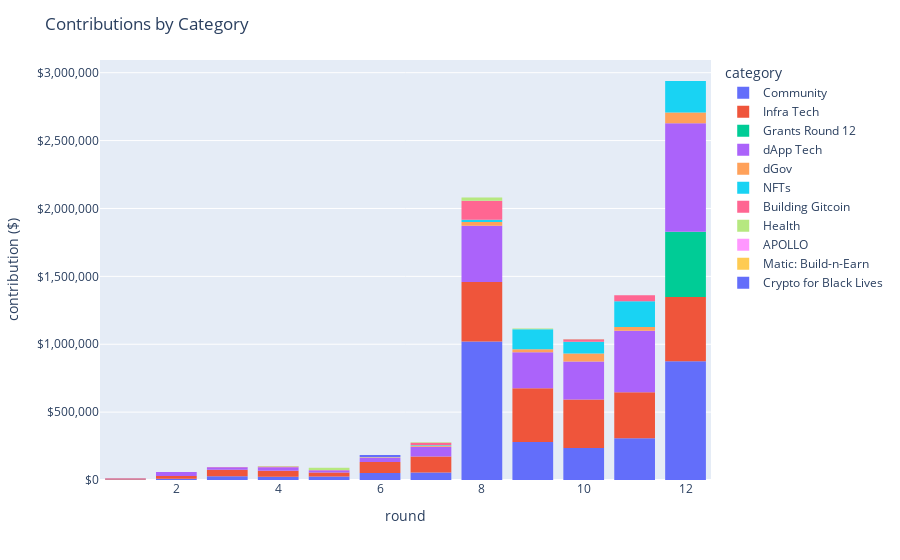

The notebook cell saved with this chart:
### Code cell
fig = px.histogram(
    df,
    x='round_number',
    y='crowdfund_amount_contributions_usd',
    color='category'
)

fig.update_layout({
    'title': 'Contributions by Category',
    'xaxis_title': 'round',
    'yaxis_title': 'contribution ($)',
    'bargap': 0.2,
    'yaxis_tickprefix': '$',
    'yaxis_tickformat': ',.0f',
    'yaxis_rangemode': 'tozero'
})

fig.show()

### Figure 1 — Plotly figure (JSON) as saved in the notebook; plotly's stock layout.template omitted (floating-point values rounded to 4 significant figures; data arrays with more than 128 entries replaced by an {"elided": "..."} marker saying what was removed)
{"data": [{"alignmentgroup": "True", "bingroup": "x", "histfunc": "sum", "hovertemplate": "category=Community<br>round_number=%{x}<br>sum of crowdfund_amount_contributions_usd=%{y}<extra></extra>", "legendgroup": "Community", "marker": {"color": "#636efa", "pattern": {"shape": ""}}, "name": "Community", "offsetgroup": "Community", "orientation": "v", "showlegend": true, "type": "histogram", "x": {"elided": "2139 int values"}, "xaxis": "x", "y": {"elided": "2139 float values"}, "yaxis": "y"}, {"alignmentgroup": "True", "bingroup": "x", "histfunc": "sum", "hovertemplate": "category=Infra Tech<br>round_number=%{x}<br>sum of crowdfund_amount_contributions_usd=%{y}<extra></extra>", "legendgroup": "Infra Tech", "marker": {"color": "#EF553B", "pattern": {"shape": ""}}, "name": "Infra Tech", "offsetgroup": "Infra Tech", "orientation": "v", "showlegend": true, "type": "histogram", "x": {"elided": "938 int values"}, "xaxis": "x", "y": {"elided": "938 float values"}, "yaxis": "y"}, {"alignmentgroup": "True", "bingroup": "x", "histfunc": "sum", "hovertemplate": "category=Grants Round 12<br>round_number=%{x}<br>sum of crowdfund_amount_contributions_usd=%{y}<extra></extra>", "legendgroup": "Grants Round 12", "marker": {"color": "#00cc96", "pattern": {"shape": ""}}, "name": "Grants Round 12", "offsetgroup": "Grants Round 12", "orientation": "v", "showlegend": true, "type": "histogram", "x": [12, 12, 12, 12, 12, 12, 12, 12, 12, 12, 12, 12, 12, 12, 12, 12, 12, 12, 12, 12, 12, 12, 12, 12, 12, 12, 12, 12, 12, 12, 12, 12, 12, 12, 12, 12, 12, 12, 12, 12, 12, 12, 12, 12, 12, 12, 12, 12, 12, 12, 12, 12, 12, 12, 12, 12, 12, 12, 12, 12, 12, 12, 12, 12, 12, 12, 12, 12, 12, 12, 12, 12, 12, 12, 12, 12, 12, 12, 12, 12, 12, 12, 12, 12, 12, 12, 12, 12, 12, 12, 12, 12, 12, 12], "xaxis": "x", "y": [7815.0, 59140.0, 33100.0, 166100.0, 5540.0, 4030, 20390.0, 2210.0, 16100.0, 14760.0, 18790.0, 1939.0, 2019.0, 2222.0, 51290.0, 1867.0, 4917.0, 4593.0, 3598.0, 5311.0, 3739.0, 4974.0, 3027.0, 3048.0, 17550.0, 930.7, 1235.0, 1572.0, 1207.0, 224.6, 206.6, 242.7, 1286.0, 1133.0, 1214.0, 335.3, 675.6, 332.6, 593.2, 1720.0, 103.5, 365.6, 125.2, 416.8, 409.0, 390.9, 256.6, 384.5, 19.81, 338.3, 279.8, 637.5, 160.5, 1351.0, 1009.0, 192.7, 225.6, 7.02, 255.9, 283.9, 205.5, 122.3, 8.25, 64.13, 631.3, 52.51, 123.0, 84.72, 172.4, 51.46, 19.09, 88.9, 20.35, 38.42, 23.38, 39.28, 23.2, 22.41, 24.71, 30.06, 13.33, 33.69, 86.31, 5.48, 4.5, 2.06, 2.14, 0, 1, 0, 0, 0, 19.35, 0], "yaxis": "y"}, {"alignmentgroup": "True", "bingroup": "x", "histfunc": "sum", "hovertemplate": "category=dApp Tech<br>round_number=%{x}<br>sum of crowdfund_amount_contributions_usd=%{y}<extra></extra>", "legendgroup": "dApp Tech", "marker": {"color": "#ab63fa", "pattern": {"shape": ""}}, "name": "dApp Tech", "offsetgroup": "dApp Tech", "orientation": "v", "showlegend": true, "type": "histogram", "x": {"elided": "2128 int values"}, "xaxis": "x", "y": {"elided": "2128 float values"}, "yaxis": "y"}, {"alignmentgroup": "True", "bingroup": "x", "histfunc": "sum", "hovertemplate": "category=dGov<br>round_number=%{x}<br>sum of crowdfund_amount_contributions_usd=%{y}<extra></extra>", "legendgroup": "dGov", "marker": {"color": "#FFA15A", "pattern": {"shape": ""}}, "name": "dGov", "offsetgroup": "dGov", "orientation": "v", "showlegend": true, "type": "histogram", "x": [12, 12, 12, 12, 12, 12, 12, 12, 12, 12, 12, 12, 12, 12, 12, 12, 12, 12, 12, 12, 12, 12, 12, 12, 12, 12, 12, 12, 11, 11, 11, 11, 11, 11, 11, 11, 11, 11, 11, 11, 11, 11, 11, 11, 11, 11, 11, 11, 11, 11, 11, 11, 11, 10, 10, 10, 10, 10, 10, 10, 10, 10, 10, 10, 10, 10, 10, 10, 10, 10, 9, 9, 9, 9, 8, 8, 8, 7, 7, 7, 6, 6, 6, 6, 5, 5, 5], "xaxis": "x", "y": [46750.0, 12730.0, 9507.0, 3586.0, 1505.0, 1654.0, 1952.0, 556.8, 435.1, 378.1, 423.9, 95.81, 25.64, 34.53, 30.17, 19.29, 30.53, 9.73, 5.98, 7.03, 7.12, 4.98, 4.98, 6.08, 12.95, 4.75, 0, 0, 9148.0, 4882.0, 4043.0, 4307.0, 2739.0, 1272.0, 644.2, 556.8, 320.0, 296.9, 209.6, 178.6, 166.9, 138.5, 77.2, 53.8, 50.09, 46.86, 0, 36.69, 28.06, 22.09, 17.61, 0, 0, 24750.0, 12030.0, 6109.0, 2756.0, 5095.0, 1548.0, 3609.0, 1087.0, 779.9, 610.8, 268.8, 233.6, 122.9, 85.61, 83.62, 30.61, 27.48, 12020.0, 8898.0, 148.5, 20.39, 13210.0, 13633, 342.7, 6298.0, 1419.0, 179.7, 780.6, 23.08, 5.7, 0, 948.6, 42.21, 13.75], "yaxis": "y"}, {"alignmentgroup": "True", "bingroup": "x", "histfunc": "sum", "hovertemplate": "category=NFTs<br>round_number=%{x}<br>sum of crowdfund_amount_contributions_usd=%{y}<extra></extra>", "legendgroup": "NFTs", "marker": {"color": "#19d3f3", "pattern": {"shape": ""}}, "name": "NFTs", "offsetgroup": "NFTs", "orientation": "v", "showlegend": true, "type": "histogram", "x": {"elided": "434 int values"}, "xaxis": "x", "y": {"elided": "434 float values"}, "yaxis": "y"}, {"alignmentgroup": "True", "bingroup": "x", "histfunc": "sum", "hovertemplate": "category=Building Gitcoin<br>round_number=%{x}<br>sum of crowdfund_amount_contributions_usd=%{y}<extra></extra>", "legendgroup": "Building Gitcoin", "marker": {"color": "#FF6692", "pattern": {"shape": ""}}, "name": "Building Gitcoin", "offsetgroup": "Building Gitcoin", "orientation": "v", "showlegend": true, "type": "histogram", "x": [11, 11, 11, 11, 11, 11, 11, 11, 11, 11, 11, 10, 10, 10, 10, 10, 10, 10, 10, 10, 10, 10, 8, 7, 6, 5, 4, 3, 2], "xaxis": "x", "y": [13620.0, 9811.0, 7063.0, 6021.0, 4016.0, 1531.0, 1025.0, 678.9, 220.6, 187.7, 177.9, 4932.0, 1622.0, 2380.0, 2300.0, 3276.0, 1296.0, 832.9, 763.0, 483.3, 397.7, 194.0, 138600.0, 17440.0, 4432.0, 570.8, 6010.0, 1144.0, 196], "yaxis": "y"}, {"alignmentgroup": "True", "bingroup": "x", "histfunc": "sum", "hovertemplate": "category=Health<br>round_number=%{x}<br>sum of crowdfund_amount_contributions_usd=%{y}<extra></extra>", "legendgroup": "Health", "marker": {"color": "#B6E880", "pattern": {"shape": ""}}, "name": "Health", "offsetgroup": "Health", "orientation": "v", "showlegend": true, "type": "histogram", "x": [10, 9, 8, 7, 6, 6, 6, 6, 5, 5, 5, 5, 5, 5, 5, 5, 5, 5, 5, 5, 5, 5, 5, 5, 5, 5, 5, 5, 5, 5, 5, 5, 5, 5, 5, 5, 5, 5, 5, 5, 5, 5, 5, 4, 3], "xaxis": "x", "y": [3021.0, 6426.0, 25030.0, 2958.0, 1819.0, 2.15, 1.9, 0, 1667.0, 604.5, 713.8, 566.0, 218.7, 1551.0, 169.2, 3332.0, 543.5, 0, 843.7, 486.8, 21, 147.8, 1014.0, 1197, 624.8, 0, 545.1, 72.41, 288.6, 211.2, 145.3, 159.0, 0, 72.45, 40.4, 43.57, 31.45, 14.52, 13.63, 0.95, 11.88, 13.37, 5.28, 2528.0, 10], "yaxis": "y"}, {"alignmentgroup": "True", "bingroup": "x", "histfunc": "sum", "hovertemplate": "category=APOLLO<br>round_number=%{x}<br>sum of crowdfund_amount_contributions_usd=%{y}<extra></extra>", "legendgroup": "APOLLO", "marker": {"color": "#FF97FF", "pattern": {"shape": ""}}, "name": "APOLLO", "offsetgroup": "APOLLO", "orientation": "v", "showlegend": true, "type": "histogram", "x": [7, 7, 7], "xaxis": "x", "y": [449.4, 19, 12.35], "yaxis": "y"}, {"alignmentgroup": "True", "bingroup": "x", "histfunc": "sum", "hovertemplate": "category=Matic: Build-n-Earn<br>round_number=%{x}<br>sum of crowdfund_amount_contributions_usd=%{y}<extra></extra>", "legendgroup": "Matic: Build-n-Earn", "marker": {"color": "#FECB52", "pattern": {"shape": ""}}, "name": "Matic: Build-n-Earn", "offsetgroup": "Matic: Build-n-Earn", "orientation": "v", "showlegend": true, "type": "histogram", "x": [7], "xaxis": "x", "y": [122.3], "yaxis": "y"}, {"alignmentgroup": "True", "bingroup": "x", "histfunc": "sum", "hovertemplate": "category=Crypto for Black Lives<br>round_number=%{x}<br>sum of crowdfund_amount_contributions_usd=%{y}<extra></extra>", "legendgroup": "Crypto for Black Lives", "marker": {"color": "#636efa", "pattern": {"shape": ""}}, "name": "Crypto for Black Lives", "offsetgroup": "Crypto for Black Lives", "orientation": "v", "showlegend": true, "type": "histogram", "x": [6, 6, 6, 6, 6, 6, 6, 6], "xaxis": "x", "y": [5964.0, 1784.0, 2483.0, 1111.0, 1056.0, 1014.0, 14.25, 4.28], "yaxis": "y"}], "layout": {"bargap": 0.2, "barmode": "relative", "legend": {"title": {"text": "category"}, "tracegroupgap": 0}, "margin": {"t": 60}, "title": {"text": "Contributions by Category"}, "xaxis": {"anchor": "y", "domain": [0, 1], "title": {"text": "round"}}, "yaxis": {"anchor": "x", "domain": [0, 1], "rangemode": "tozero", "tickformat": ",.0f", "tickprefix": "$", "title": {"text": "contribution ($)"}}}}
